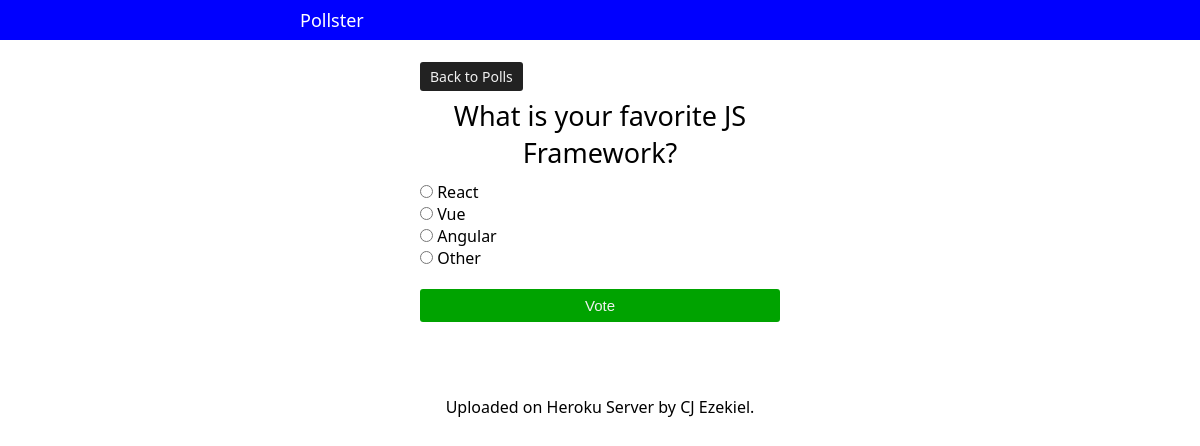
The app's page /polls/2/ with its own data.
### polls/models.py (models this page shows, shortened)
class Question(models.Model):
    question_text = models.CharField(max_length=200)
    pub_date = models.DateTimeField('date published')

class Choice(models.Model):
    question = models.ForeignKey(Question, on_delete=CASCADE)
    choice_text = models.CharField(max_length=200)
    votes = models.IntegerField(default=0)

### polls/views.py (the view)
# urls.py: path('<int:question_id>/', views.detail, name='detail'),
def detail(request, question_id):
    try:
        question = Question.objects.get(pk=question_id)
    except Question.DoesNotExist:
        raise Http404("Question does not exist")
    return render(request, 'polls/detail.html', {'question': question})

### templates/polls/detail.html (shortened to what this page needs)
{% extends "base.html" %}
{% block content %}
      <div class="vote">
            <div class="back">
                <a href="{% url 'polls:index' %}">Back to Polls</a>
            </div>
            <div class="title">
                <h3>{{ question.question_text }}</h3>
            </div>
            <div class="form">
                <form action="{% url 'polls:vote' question.id %}" method="post">
                    {% for choice in question.choice_set.all %}
                     <div class="form-check">
                            <input
                                type="radio"
                                name="choice"
                                id="choice{{ forloop.counter }}"
                                value="{{ choice.id }}">
                            <label for="choice{{ forloop.counter }}">{{ choice.choice_text }}</label>
                        </div>
                    {% endfor %}
                    <div class="submit">
                        <input type="submit" value="Vote">
                    </div>
                </form>
            </div>
        </div>
{% endblock %}

### templates/base.html (style rules this page uses)
* { padding: 0; margin: 0; box-sizing: border-box; }
html, body { box-sizing: border-box; background-color: #fff; color: #000; font-family: 'Segoe UI', Tahoma, Geneva, Verdana, sans-serif; }
.vote { width: 30%; margin: auto; padding: 10px 0px; box-sizing: border-box; }
.vote .back { margin-bottom: 10px; }
.vote .back a { background-color: #222; color: #f1f1f1; text-decoration: none; padding: 5px 10px; font-size: 14px; border-radius: 3px; }
.vote .title { margin-bottom: 10px; }
.vote .title h3 { font-size: 27px; font-weight: normal; text-align: center; }
.vote .form .form-check input { border: none; outline: none; }
.vote .form .submit { width: 100%; margin-top: 20px; }
.vote .form .submit input { width: 100%; background-color: rgb(0, 163, 0); color: #f1f1f1; padding: 8px 0px; font-size: 15px; border: none; outline: none; border-radius: 3px; }

### records on screen
Question: question_text "What is your favorite JS Framework?"
Choice: choice_text "React"
Choice: choice_text "Vue"
Choice: choice_text "Angular"
Choice: choice_text "Other"
